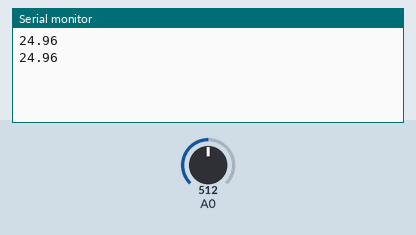
This sketch was run on a simulated Arduino Uno, built with avr-gcc and run on an emulated ATmega328P. On the bench: the last lines printed to the serial monitor. The test bench sets the inputs (shaded band); at power-on: A0 = 512.

Above: at 1.8 s.
1.9 s: A0 set to 716
At 2.8 s:
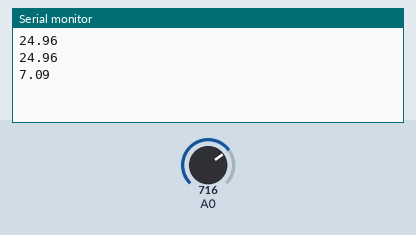
3.4 s: A0 set to 900
At 4.8 s:
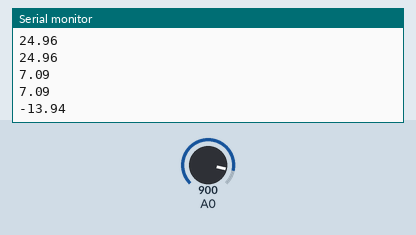
Timing chart, 0 to 6.4 s (numbered marks = the images above; inputs shaded):
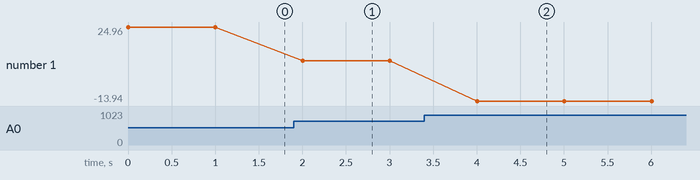

Measured:
- after the input at 1.9 s, the serial monitor: prints a new line after 0.10 s (image 1)
- after the input at 3.4 s, the serial monitor: prints a new line after 0.60 s (image 2)
- plotted number 1: 24.96 → 7.09 after the input at 1.9 s, 7.09 → -13.94 after the input at 3.4 s

The sketch:

Project_24.ino
```cpp
/*
Keyes 37 in 1 Sensor Kit Upgraded Version
Project 24
Digital Temperature
By keyes
*/
#include <math.h>
void setup()
{
   Serial.begin(9600);
}
void loop()
{
  double val=analogRead(0);
  double fenya=(val/1023)*5;
  double r=fenya/(5-fenya)*10000;
  Serial.println( 1/(  log(r/10000) /3950 + 1/(25+273.15))-273.15);
  delay(1000);
}
```
